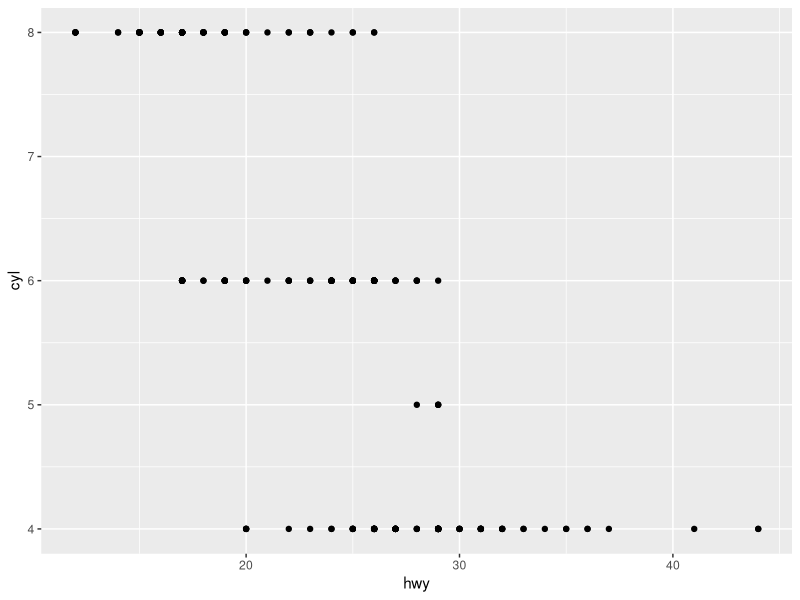
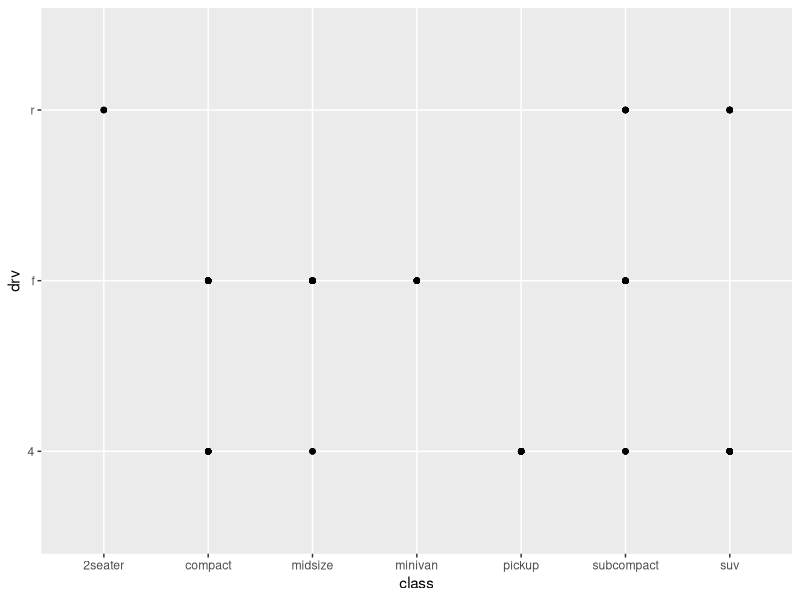
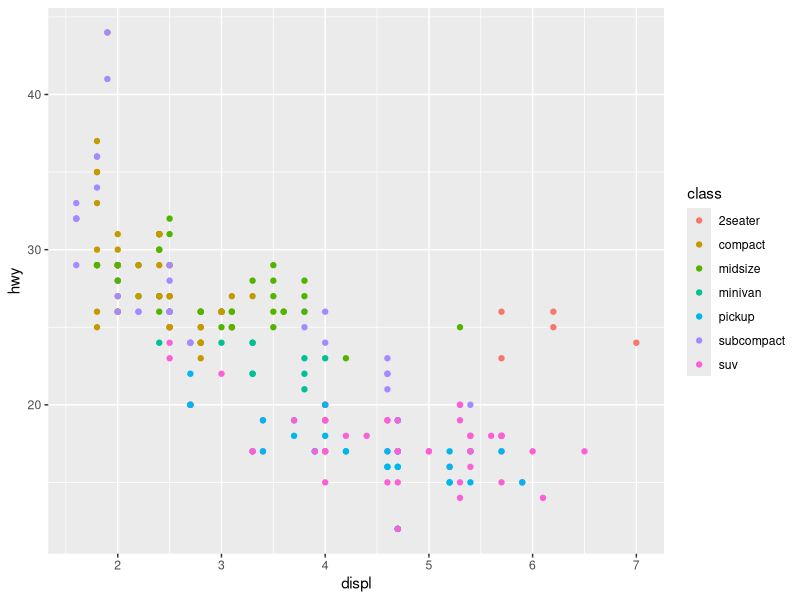
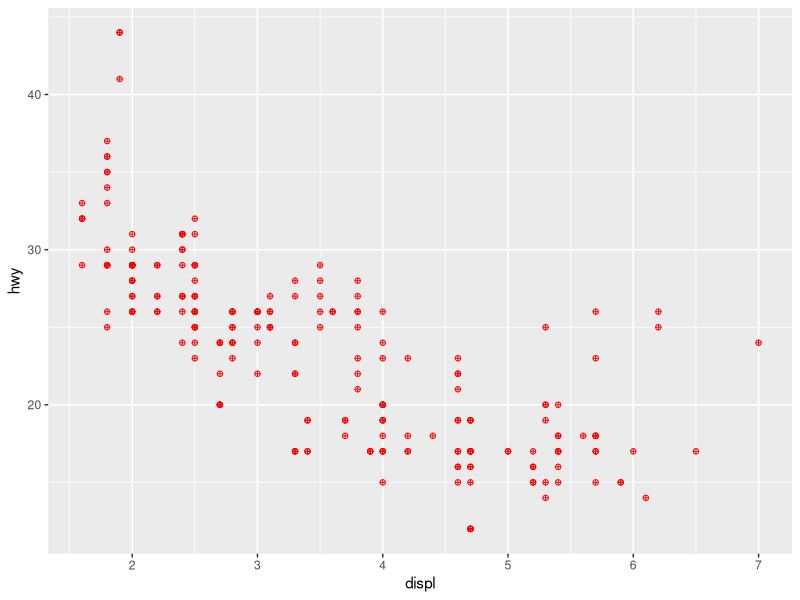
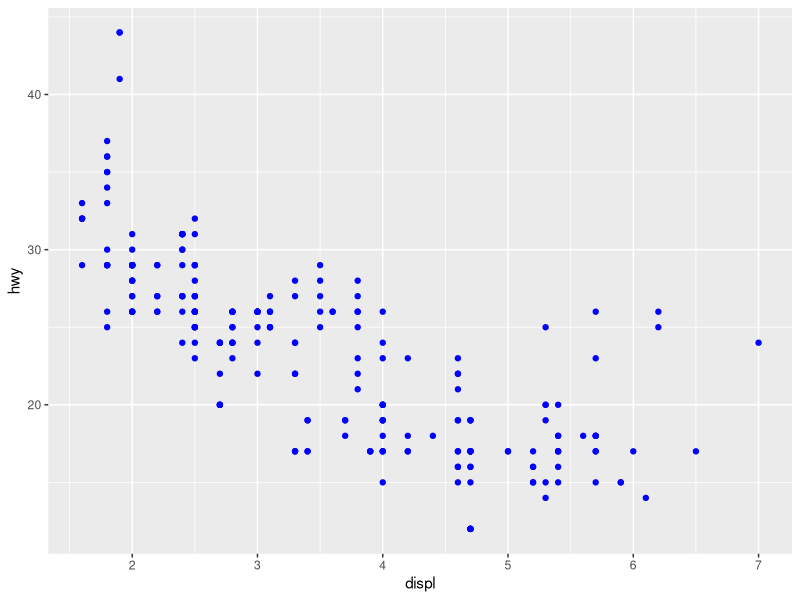
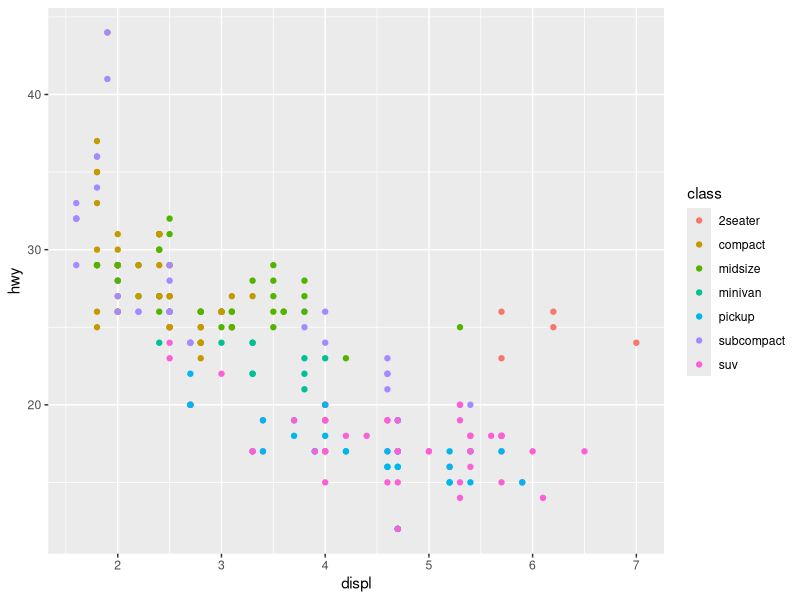
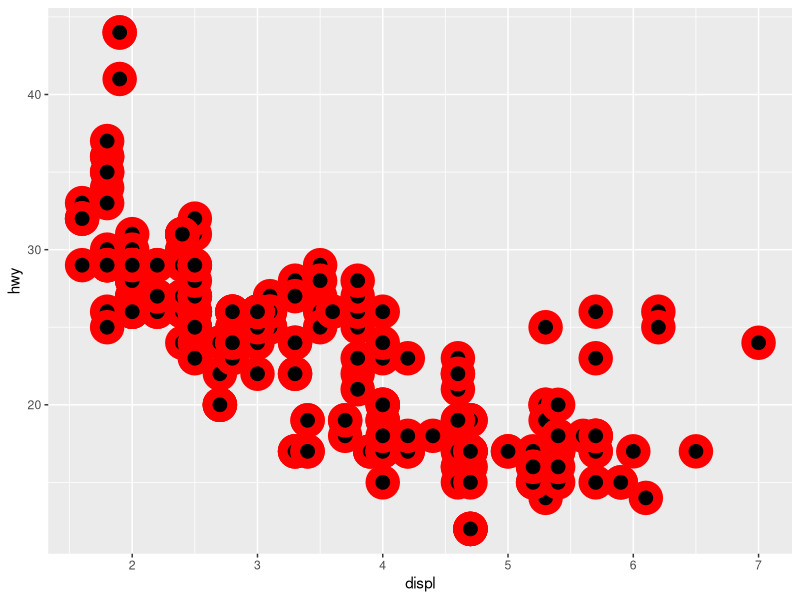
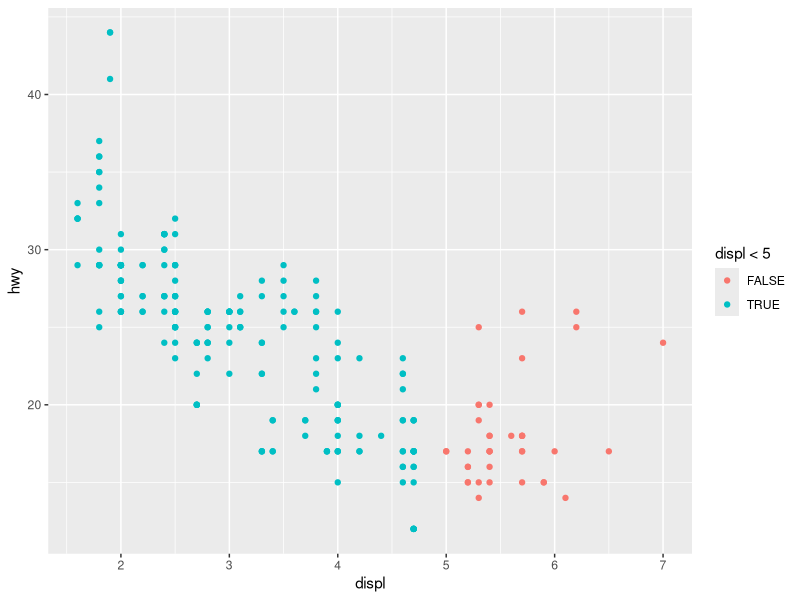

These figures' R source, in order:


library(tidyverse)

mpg

dim(mpg)
?mpg

ggplot(mpg) +
  geom_point(aes(hwy, cyl))

ggplot(mpg) +
  geom_point(aes(class, drv))

ggplot(data = mpg) +
  geom_point(mapping = aes(x = displ, y = hwy, color = class))

ggplot(data = mpg) +
  geom_point(mapping = aes(x = displ, y = hwy), shape = 10, color = "red")


ggplot(data = mpg) +
  geom_point(mapping = aes(x = displ, y = hwy), color = "blue")

ggplot(data = mpg) +
  geom_point(mapping = aes(x = displ, y = hwy, color = class))

ggplot(data = mpg) +
  geom_point(mapping = aes(x = displ, y = hwy), stroke = 5, shape = 21, color = "red", fill = "black", size = 5)

ggplot(data = mpg) +
  geom_point(mapping = aes(x = displ, y = hwy, color = displ < 5))


?geom_point
             